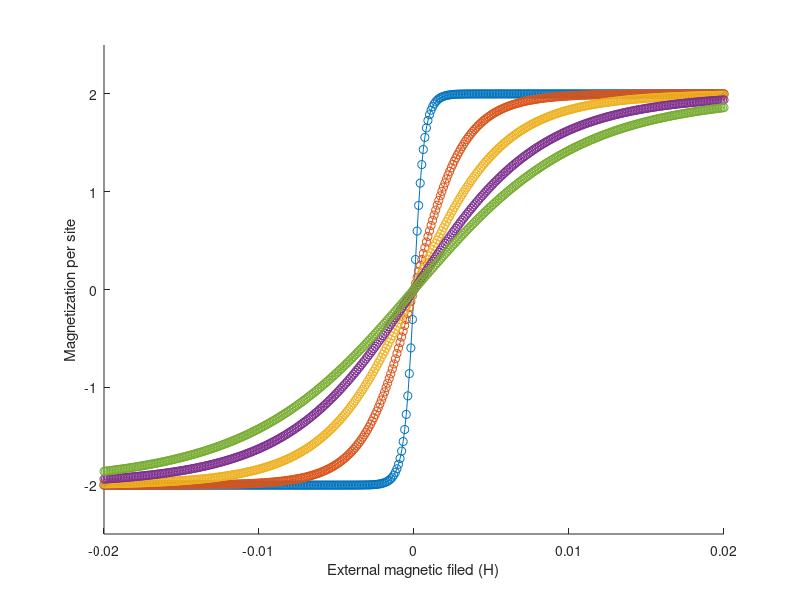

Write MATLAB code to recreate this figure.
sigx = [0 1; 1 0];
sigy = [0 1i; -1i 0];
sigz = [1 0; 0 -1];

% sigx3 = [0 0 1; 0 0 0; 1 0 0];
% sigy3 = [0 0 1i; 0 0 0; -1i 0 0];
% sigz3 = [1 0 0; 0 0 0; 0 0 -1];

Sx_1 = sigx;
Sx_2 = 1/2.*sigx;

Sy_1 = sigy;
Sy_2 = 1/2.*sigy;

Sz_1 = sigz;
Sz_2 = 1/2.*sigz;

limit = 100; %set iteration limit
D = 1; %setting dimensions
k = 0.0862875; %Boltzmann constant
J_1 = 0.5; %coupling strength
J_2 = 2.0 * J_1;
minField = -1e-1;
maxField = 1e-1;
fieldStep = 1e-4;

minTemp = 0.01;
maxTemp = 0.2;
tempStep = 0.04;

field = int8((maxField-minField)/fieldStep); % discretization of the field
% temperature = 0.05;
temperature = int8((maxTemp-minTemp)/tempStep); % discretization of the temperature
vector = zeros(int8(field*temperature),3);
% map = zeros(field, temperature);

delta = 0.001;
iterator = 1;
newAvSx_1 = 0;
newAvSx_2 = 0;

newAvSy_1 = 0;
newAvSy_2 = 0;

newAvSz_1 = 0;
newAvSz_2 = 0;
avm = zeros(temperature, field);
hi = 1;
for hL = minField:fieldStep:maxField
    ti = 1;
    for temp = minTemp:tempStep:maxTemp
        %     temp = temperature;
        avSx_1 = 0; %initial guess of average Sx(1)
        avSx_2 = -0.5; %initial guess of average Sx(1/2)
        
        avSy_1 = 0; %initial guess of average Sy(1)
        avSy_2 = -0.5; %initial guess of average Sy(1/2)
        
        avSz_1 = 1.0; %initial guess of average Sz(1)
        avSz_2 = -0.5; %initial guess of average Sz(1/2)
        
        while 1
            Hx = J_1*avSx_2*kron(Sx_2,Sx_1) + J_2*avSx_2*kron(Sx_2,Sx_2);
            Hy = J_1*avSy_2*kron(Sy_2,Sy_1) + J_2*avSy_2*kron(Sy_2,Sy_2);
            Hz = J_1*avSz_2*kron(Sz_2,Sz_1) + J_2*avSz_2*kron(Sz_2,Sz_2);
            
            Hamlt = Hx + Hy + Hz - hL*kron(eye(2),Sz_1) - 2 * hL*kron(eye(2),Sz_2);
%             Hamlt = J_1*avSz_2*kron(kron(Sz_2,Sz_2),Sz_1) + J_2*avSz_2*kron(kron(Sz_1,Sz_2),Sz_2) - hL*kron(eye(4),Sz_1) - 2 * hL*kron(eye(4),Sz_2);
%             Hamlt = 2 * J_1*avSz_2*kron(Sz_2,Sz_1) + J_2*avSz_2*kron(Sz_2,Sz_2) - hL*kron(eye(2),Sz_1) - 2 * hL*kron(eye(2),Sz_2);
            [v, E] = eig(Hamlt);
            beta = 1/(k*temp);
            Z = trace(exp(-beta.*E));
            
            newAvSx_1 = diag(exp(-beta*E))'*diag(v'*kron(eye(2),Sx_1)*v)/Z;
            newAvSx_2 = diag(exp(-beta*E))'*diag(v'*kron(eye(2),Sx_2)*v)/Z;
            diffx_1 = newAvSx_1 - avSx_1;
            diffx_2 = newAvSx_2 - avSx_2;
            
            newAvSy_1 = diag(exp(-beta*E))'*diag(v'*kron(eye(2),Sy_1)*v)/Z;
            newAvSy_2 = diag(exp(-beta*E))'*diag(v'*kron(eye(2),Sy_2)*v)/Z;
            diffy_1 = newAvSy_1 - avSy_1;
            diffy_2 = newAvSy_2 - avSy_2;
            
            newAvSz_1 = diag(exp(-beta*E))'*diag(v'*kron(eye(2),Sz_1)*v)/Z;
            newAvSz_2 = diag(exp(-beta*E))'*diag(v'*kron(eye(2),Sz_2)*v)/Z;
            diffz_1 = newAvSz_1 - avSz_1;
            diffz_2 = newAvSz_2 - avSz_2;
            
            if abs(diffx_1) < delta && abs(diffx_2) < delta && abs(diffy_1) < delta && abs(diffy_2) < delta && abs(diffz_1) < delta && abs(diffz_2) < delta || iterator > limit
                %             if abs(diffz_1) < delta && abs(diffz_2) < delta || iterator > limit
                break
            else
                avSx_1 = newAvSx_1;
                avSx_2 = newAvSx_2;
                
                avSy_1 = newAvSy_1;
                avSy_2 = newAvSy_2;
                
                avSz_1 = newAvSz_1;
                avSz_2 = newAvSz_2;
            end
        end
        avm(ti,hi) = newAvSz_1 + 2 * newAvSz_2;
        %         vector(iterator,:) = [temp, hL, newAvSz_1 + 2 * newAvSz_2];
        %         map(floor(iterator/(temperature+1))+1,rem(iterator,temperature+1)+1) = avm;
        iterator = iterator + 1;
        %         if mod(iterator, 10) == 0
        %            sprintf('Current iteration: %d, and Current temperature: %d', iterator, temp);
        %         end
        ti = ti + 1;
    end
    hi = hi + 1;
end
% avm = [nonzeros(avm(1,:)) nonzeros(avm(2,:))];
figure
hold on
axis([-2e-2 2e-2 -2.5 2.5]);
xlabel('External magnetic filed (H)');
ylabel('Magnetization per site');
for i = 1:temperature
    plot(minField:fieldStep:maxField, avm(i,:),'o-');
end
% plot(vector(:,2),vector(:,3));
% scatter3(vector(:,1),vector(:,2),vector(:,3),15,vector(:,3),'filled');
% view([0 90]);
